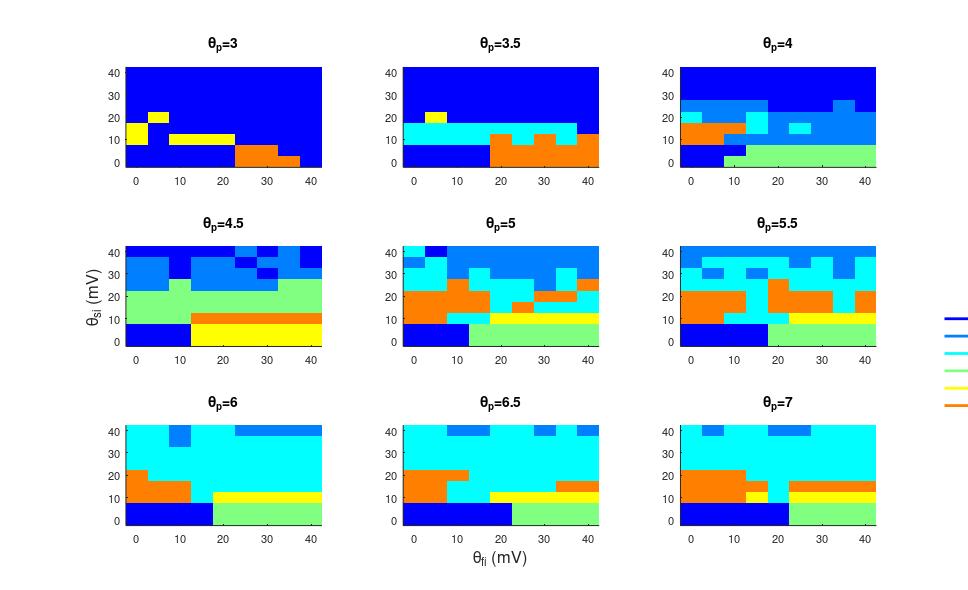

The MATLAB script that drew this image:
% script created by Richard Balson 25/11/2012

% description
% ~~~~~~~~~~~
% This script produces a contour plot of the results from the Wendling
% Model, all results are shown on a single plot

% last edit
% ~~~~~~~~~

% 

% next edit
% ~~~~~~~~~

% 

% Beginning of script
% ~~~~~~~~~~~~~~~~~~~~~

% Clear workspace
% ~~~~~~~~~~~
% clear
% close all
% clc
%%

% Dynamic variables
% ~~~~~~~~~~~~~~~~~~~~~~~~~~

DA = 9; % Number of different values for A
DB = 9; % Number of different values for B
DG =9;% Number of different values for G

Max_A =7;% Specify maximum value for A
Min_A =3; % Specify minimum value for A

Max_B = 40;% Specify maximum value for B
Min_B=0;% Specify minimum value for B

Max_G = 40; %Specify maximum value for G
Min_G =0; %Specify minimum value for G

% Bg =1; % Specify simulation value for background iEEG
% Ss =2;  % Specify simulation value for sporadic spiking iEEG
% Sd =3; % Specify simulation value for sustained discharge of spiking iEEG
% Sr=4; % Specify simulation value for slow rhythmic iEEG
% Lvr =5; %Specify simulation value for low volatage rapid iEEG
% Qs = 6; %Specify simulation value for quasi sinusoidal iEEG

Bg =1; % Specify simulation value for background iEEG
Ss =1.5;  % Specify simulation value for sporadic spiking iEEG
Sd =2; % Specify simulation value for sustained discharge of spiking iEEG
Sr=2.5; % Specify simulation value for slow rhythmic iEEG
Lvr =3; %Specify simulation value for low volatage rapid iEEG
Qs = 3.5; %Specify simulation value for quasi sinusoidal iEEG

% Static Varaibles
% ~~~~~~~~~~~~~~~~~~~~~~~~~~~~~~

A_values = linspace(Min_A,Max_A,DA); % Specify all values for A

B_values = linspace(Min_B,Max_B,DB); % Specify all values for B

G_values = linspace(Min_G,Max_G,DG); % Specify all values for G

% Simulation Results
% ~~~~~~~~~~~~~~~~~~~~~
% A=3

Sim_out(1,:,1) = [Bg*ones(1,5) Sr Sr Sr Bg]; % Results for B=0
Sim_out(2,:,1) = [Bg*ones(1,5) Sr Sr Bg Bg]; % Results for B=5
Sim_out(3,:,1) = [Sd Bg Sd Sd Sd Bg*ones(1,4)]; % Results for B=10
Sim_out(4,:,1) = [Sd Bg*ones(1,8)]; % Results for B=15
Sim_out(5,:,1) = [Bg Sd Bg*ones(1,7)]; % Results for B=20
Sim_out(6,:,1) = [Bg*ones(1,9)]; % Results for B=25
Sim_out(7,:,1) = [Bg*ones(1,9)]; % Results for B=30
Sim_out(8,:,1) = [Bg*ones(1,9)]; % Results for B=35
Sim_out(9,:,1) = [Bg*ones(1,9)]; % Results for B=40

% A =3.5

Sim_out(1,:,2) = [Bg*ones(1,4) Sr*ones(1,5)]; % Results for B=0
Sim_out(2,:,2) = [Bg*ones(1,4) Sr*ones(1,5)]; % Results for B=5
Sim_out(3,:,2) = [Ss*ones(1,4) Sr Ss Sr Ss Sr]; % Results for B=10
Sim_out(4,:,2) = [Ss*ones(1,8) Bg]; % Results for B=15
Sim_out(5,:,2) = [Bg Sd Bg*ones(1,7)]; % Results for B=20
Sim_out(6,:,2) = [Bg*ones(1,9)]; % Results for B=25
Sim_out(7,:,2) = [Bg*ones(1,9)]; % Results for B=30
Sim_out(8,:,2) = [Bg*ones(1,9)]; % Results for B=35
Sim_out(9,:,2) = [Bg*ones(1,9)]; % Results for B=40

% A =4

Sim_out(1,:,3) = [Bg Bg Sr*ones(1,7)]; % Results for B=0
Sim_out(2,:,3) = [Bg Bg Bg Sr*ones(1,6)]; % Results for B=5
Sim_out(3,:,3) = [Qs Qs Ss*ones(1,7)]; % Results for B=10
Sim_out(4,:,3) = [Qs Qs Qs Sd Ss Sd Ss Ss Ss]; % Results for B=15
Sim_out(5,:,3) = [Sd Ss Ss Sd Ss*ones(1,5)]; % Results for B=20
Sim_out(6,:,3) = [Ss*ones(1,4) Bg Bg Bg Ss Bg]; % Results for B=25
Sim_out(7,:,3) = [Bg*ones(1,9)]; % Results for B=30
Sim_out(8,:,3) = [Bg*ones(1,9)]; % Results for B=35
Sim_out(9,:,3) = [Bg*ones(1,9)]; % Results for B=40


% A=4.5

Sim_out(1,:,4) = [Bg Bg Bg Sr*ones(1,6)]; % Results for B=0
Sim_out(2,:,4) = [Bg Bg Bg Sr*ones(1,6)]; % Results for B=5
Sim_out(3,:,4) = [Sd Sd Sd Lvr*ones(1,6)]; % Results for B=10
Sim_out(4,:,4) = [Sd*ones(1,9)]; % Results for B=15
Sim_out(5,:,4) = [Sd*ones(1,9)]; % Results for B=20
Sim_out(6,:,4) = [Ss Ss Sd Ss*ones(1,4) Sd Sd]; % Results for B=25
Sim_out(7,:,4) = [Ss Ss Bg Ss Ss Ss Bg Ss Ss]; % Results for B=30
Sim_out(8,:,4) = [Ss Ss Bg Ss Ss Bg Ss Ss Bg]; % Results for B=35
Sim_out(9,:,4) = [Bg*ones(1,5) Ss Bg Ss Bg]; % Results for B=40

% A =5

Sim_out(1,:,5) = [Bg Bg Bg Sr*ones(1,6)]; % Results for B=0
Sim_out(2,:,5) = [Bg Bg Bg Sr*ones(1,6)]; % Results for B=5
Sim_out(3,:,5) = [Qs Qs Sd Sd Lvr*ones(1,5)]; % Results for B=10
Sim_out(4,:,5) = [Qs*ones(1,4) Sd Qs Sd Sd Sd]; % Results for B=15
Sim_out(5,:,5) = [Qs*ones(1,4) Sd Sd Qs Qs Sd]; % Results for B=20
Sim_out(6,:,5) = [Sd Sd Qs Sd Sd Sd Ss Sd Qs]; % Results for B=25
Sim_out(7,:,5) = [Sd Sd Ss Sd Ss Ss Ss Sd Ss]; % Results for B=30
Sim_out(8,:,5) = [Ss Sd Ss*ones(1,7)]; % Results for B=35
Sim_out(9,:,5) = [Sd Bg Ss*ones(1,7)]; % Results for B=40

% A =5.5

Sim_out(1,:,6) = [Bg*ones(1,4) Sr*ones(1,5)]; % Results for B=0
Sim_out(2,:,6) = [Bg*ones(1,4) Sr*ones(1,5)]; % Results for B=5
Sim_out(3,:,6) = [Qs Qs Sd Sd Sd Lvr*ones(1,4)]; % Results for B=10
Sim_out(4,:,6) = [Qs Qs Qs Sd Qs Qs Qs Sd Qs]; % Results for B=15
Sim_out(5,:,6) = [Qs Qs Qs Sd Qs Qs Qs Sd Qs]; % Results for B=20
Sim_out(6,:,6) = [Sd*ones(1,4) Qs Sd*ones(1,4)]; % Results for B=25
Sim_out(7,:,6) = [Sd Ss Sd Ss Sd Sd Sd Ss Sd]; % Results for B=30
Sim_out(8,:,6) = [Ss Sd*ones(1,4) Ss Sd Ss Sd]; % Results for B=35
Sim_out(9,:,6) = [Ss*ones(1,9)]; % Results for B=40

% A=6

Sim_out(1,:,7) = [Bg*ones(1,4) Sr*ones(1,5)]; % Results for B=0
Sim_out(2,:,7) = [Bg*ones(1,4) Sr*ones(1,5)]; % Results for B=5
Sim_out(3,:,7) = [Qs Qs Qs Sd Lvr*ones(1,5)]; % Results for B=10
Sim_out(4,:,7) = [Qs Qs Qs Sd*ones(1,6)]; % Results for B=15
Sim_out(5,:,7) = [Qs Sd*ones(1,8)]; % Results for B=20
Sim_out(6,:,7) = [Sd*ones(1,9)]; % Results for B=25
Sim_out(7,:,7) = [Sd*ones(1,9)]; % Results for B=30
Sim_out(8,:,7) = [Sd Sd Ss Sd*ones(1,6)]; % Results for B=35
Sim_out(9,:,7) = [Sd Sd Ss Sd Sd Ss*ones(1,4)]; % Results for B=40

% A =6.5

Sim_out(1,:,8) = [Bg*ones(1,5) Sr*ones(1,4)]; % Results for B=0
Sim_out(2,:,8) = [Bg*ones(1,5) Sr*ones(1,4)]; % Results for B=5
Sim_out(3,:,8) = [Qs Qs Sd Sd Lvr*ones(1,5)]; % Results for B=10
Sim_out(4,:,8) = [Qs Qs Sd*ones(1,5) Qs Qs]; % Results for B=15
Sim_out(5,:,8) = [Qs Qs Qs Sd*ones(1,6)]; % Results for B=20
Sim_out(6,:,8) = [Sd*ones(1,9)]; % Results for B=25
Sim_out(7,:,8) = [Sd*ones(1,9)]; % Results for B=30
Sim_out(8,:,8) = [Sd*ones(1,9)]; % Results for B=35
Sim_out(9,:,8) = [Sd Sd Ss Ss Sd Sd Ss Sd Ss]; % Results for B=40

% A =7

Sim_out(1,:,9) = [Bg*ones(1,5) Sr*ones(1,4)]; % Results for B=0
Sim_out(2,:,9) = [Bg*ones(1,5) Sr*ones(1,4)]; % Results for B=5
Sim_out(3,:,9) = [Qs Qs Qs Lvr Sd Lvr*ones(1,4)]; % Results for B=10
Sim_out(4,:,9) = [Qs*ones(1,4) Sd Qs*ones(1,4)]; % Results for B=15
Sim_out(5,:,9) = [Qs Qs Qs Sd*ones(1,6)]; % Results for B=20
Sim_out(6,:,9) = [Sd*ones(1,9)]; % Results for B=25
Sim_out(7,:,9) = [Sd*ones(1,9)]; % Results for B=30
Sim_out(8,:,9) = [Sd*ones(1,9)]; % Results for B=35
Sim_out(9,:,9) = [Sd Ss Sd Sd Ss Ss Sd Sd Sd]; % Results for B=40

    % defines bits for plotting
    % ~~~~~~~~~~~~~~~~~~~~~~~~~
    label_fontsize = 10;            % point
    tick_fontsize = 8;              % point
    fig_left_pos = 5;               % cms
    fig_bottom_pos = 5;             % cms
    fig_width = 8.2;                % cms
    fig_height = 5;                 % cms
    fig_dirname = 'C:\Users\Richard\Desktop\PhD\Projects\Images\Images\fig';              % default directory for figure files
    fig_name = 'FR2PSPKernel.fig';
    fig_dirandname = [fig_dirname fig_name];
    colorbar_font = 6;
    % Plot 
    % ~~~~~~~~~~~~~~~~~~~~~
    
    % A =3
        plot_length =3;
        plot_width = ceil(DA/plot_length); 
                fig = figure('name',['WMSim_Results'],...
        'units','centimeters',...
        'position',[fig_left_pos fig_bottom_pos plot_width*fig_width plot_length*fig_height],...
        'papersize',[plot_width*fig_width plot_length*fig_height],...
        'filename',fig_dirandname,...
        'PaperPositionMode','auto');
    for k = 1:DA
        A = A_values(k)*10;
    subplot(plot_length,plot_width,k),imagesc(G_values,(B_values),(Sim_out(:,:,k)));
    set(gca,'Ydir','normal')
    hold on
%     view(0,90)
    set(gca,'fontsize',tick_fontsize)
    if k ==8
    xlabel('\theta_{fi} (mV)','fontsize',label_fontsize+2)
    end
    if k == 4
    ylabel('\theta_{si} (mV)','fontsize',label_fontsize+2) 
    end

%         set(a,'fontsize',colorbar_font);
%             b= get(a,'OuterPosition')
%     set(a,'OuterPosition',[b(1) b(2) b(3) 1*b(4)]);

%     b= get(a,'Position')
%     set(a,'Position',[b(1) b(2) b(3) 0.5*b(4)]);
%     b= get(fig,'Position')
%     set(fig,'Position',[b(1) b(2) b(3) 0.9*b(4)])
%     axis tight
    title(['\theta_{p}=',num2str(A_values(k))],'fontsize',label_fontsize);
    box off;
    
    end
    N=6;
     cmap = jet(N);                                          % assigen colormap
    colormap(cmap)
     hold on
     L = line(ones(N),ones(N), 'LineWidth',2);               % generate line 
     set(L,{'color'},mat2cell(cmap,ones(1,N),3));
     k=   legend('BG','SS','SDS','SR','LVR','QS');
    b = get(k,'Position');
    set(k,'Position',[1.145*b(1) b(2) b(3)/2 1.2*plot_length*b(4)]);
    legend(k,'boxoff');
    print(gcf, '-dpdf', '-r600', ['Wendling_Sim_Results_all.pdf'])

